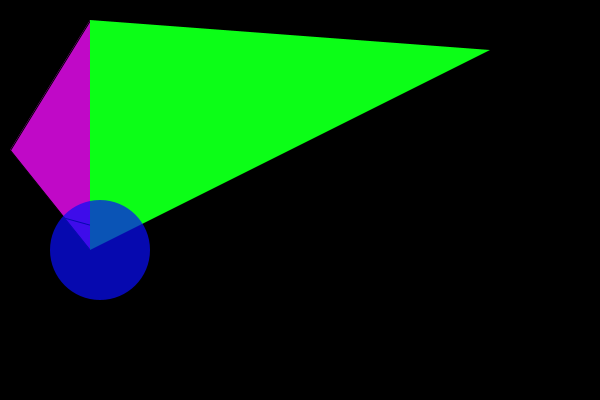
Frame 1 (no input)
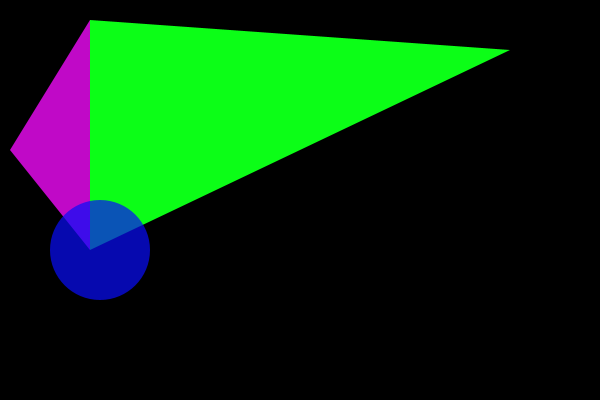
Frame 60 (the mouse pressed at the canvas centre just before this capture)
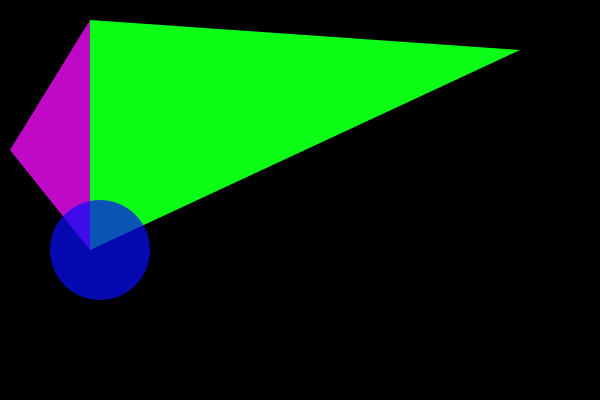
Frame 120 (the mouse held since frame 60 and released just before this capture)

The Processing sketch that drew these frames (run headless with seeded random() and noise(); from frame 60 on, the mouse is pressed at the canvas centre):

// Processing sketch: processing_12340
// ── processing_12340.pde


int masodperc;
int perc;
int ora;


void setup()
{
 size(600, 400); 
  
}


void draw()
{
 background(0, 0, 0);
 
 
 perc = minute();
 masodperc = second();
 ora = hour();

 
 
 
 fill(245, 12, 254, 200);
 triangle(perc * width / 60, height - 250, 90, 20, 90, 250);
line(0, height / 2, height / 2, 255 );

fill(12, 254, 23, 255);
 noStroke();
 
 triangle(masodperc * width / 60, height - 350, 90, 20, 90, 250); //600szeles osztva 60 percel 10egyseggel ugräl
 
 fill(8, 13, 248, 180);
 ellipse(ora * width / 24, (height / 2) + 50, 100, 100);
}
